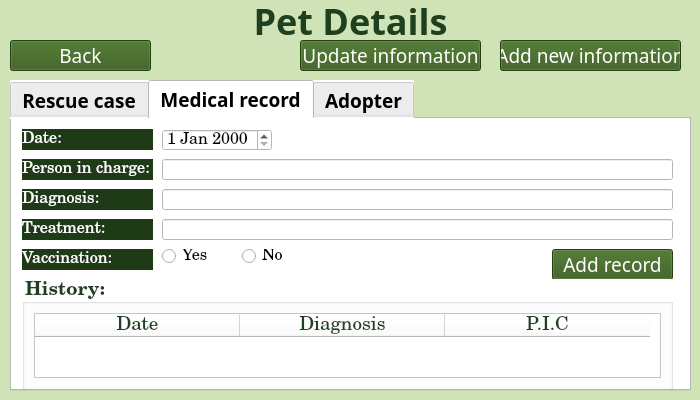
<?xml version="1.0" encoding="UTF-8"?>
<ui version="4.0">
 <class>MainWindow</class>
 <widget class="QMainWindow" name="MainWindow">
  <property name="geometry">
   <rect>
    <x>0</x>
    <y>0</y>
    <width>700</width>
    <height>400</height>
   </rect>
  </property>
  <property name="maximumSize">
   <size>
    <width>700</width>
    <height>400</height>
   </size>
  </property>
  <property name="windowTitle">
   <string>MainWindow</string>
  </property>
  <property name="styleSheet">
   <string notr="true">background-color: rgb(207, 227, 182);</string>
  </property>
  <widget class="QWidget" name="centralwidget">
   <widget class="QWidget" name="verticalLayoutWidget">
    <property name="geometry">
     <rect>
      <x>10</x>
      <y>0</y>
      <width>681</width>
      <height>41</height>
     </rect>
    </property>
    <layout class="QVBoxLayout" name="verticalLayout">
     <item>
      <widget class="QLabel" name="label">
       <property name="font">
        <font>
         <family>Kristen ITC</family>
         <pointsize>27</pointsize>
         <weight>75</weight>
         <bold>true</bold>
        </font>
       </property>
       <property name="styleSheet">
        <string notr="true">color: rgb(31, 64, 31);</string>
       </property>
       <property name="text">
        <string>Pet Details</string>
       </property>
       <property name="alignment">
        <set>Qt::AlignCenter</set>
       </property>
      </widget>
     </item>
    </layout>
   </widget>
   <widget class="QPushButton" name="pushButtonAdd">
    <property name="geometry">
     <rect>
      <x>500</x>
      <y>40</y>
      <width>181</width>
      <height>31</height>
     </rect>
    </property>
    <property name="font">
     <font>
      <family>Berlin Sans FB</family>
      <pointsize>14</pointsize>
      <weight>50</weight>
      <italic>false</italic>
      <bold>false</bold>
     </font>
    </property>
    <property name="cursor">
     <cursorShape>PointingHandCursor</cursorShape>
    </property>
    <property name="styleSheet">
     <string notr="true">background-color: rgb(51, 89, 23);
color: rgb(255, 255, 255);</string>
    </property>
    <property name="text">
     <string>Add new information</string>
    </property>
   </widget>
   <widget class="QPushButton" name="pushButtonUpdate">
    <property name="geometry">
     <rect>
      <x>300</x>
      <y>40</y>
      <width>181</width>
      <height>31</height>
     </rect>
    </property>
    <property name="font">
     <font>
      <family>Berlin Sans FB</family>
      <pointsize>14</pointsize>
      <weight>50</weight>
      <italic>false</italic>
      <bold>false</bold>
     </font>
    </property>
    <property name="cursor">
     <cursorShape>PointingHandCursor</cursorShape>
    </property>
    <property name="styleSheet">
     <string notr="true">background-color: rgb(51, 89, 23);
color: rgb(255, 255, 255);</string>
    </property>
    <property name="text">
     <string>Update information</string>
    </property>
   </widget>
   <widget class="QTabWidget" name="tabWidget">
    <property name="geometry">
     <rect>
      <x>10</x>
      <y>80</y>
      <width>681</width>
      <height>311</height>
     </rect>
    </property>
    <property name="font">
     <font>
      <family>PT Serif</family>
      <pointsize>14</pointsize>
      <weight>75</weight>
      <bold>true</bold>
     </font>
    </property>
    <property name="cursor">
     <cursorShape>PointingHandCursor</cursorShape>
    </property>
    <property name="styleSheet">
     <string notr="true">background-color: rgb(255, 255, 255);
color: rgb(0, 0, 0);</string>
    </property>
    <property name="currentIndex">
     <number>1</number>
    </property>
    <widget class="QWidget" name="tab">
     <attribute name="title">
      <string>Rescue case</string>
     </attribute>
     <widget class="QLabel" name="label_9">
      <property name="geometry">
       <rect>
        <x>10</x>
        <y>50</y>
        <width>91</width>
        <height>31</height>
       </rect>
      </property>
      <property name="font">
       <font>
        <family>Century Schoolbook</family>
        <pointsize>12</pointsize>
       </font>
      </property>
      <property name="styleSheet">
       <string notr="true">color: rgb(255, 255, 255);
background-color: rgb(31, 58, 22);</string>
      </property>
      <property name="text">
       <string>ID:</string>
      </property>
     </widget>
     <widget class="QLineEdit" name="lineEditLocation">
      <property name="geometry">
       <rect>
        <x>110</x>
        <y>90</y>
        <width>551</width>
        <height>31</height>
       </rect>
      </property>
      <property name="font">
       <font>
        <family>Century Schoolbook</family>
        <pointsize>12</pointsize>
       </font>
      </property>
     </widget>
     <widget class="QLabel" name="label_10">
      <property name="geometry">
       <rect>
        <x>10</x>
        <y>90</y>
        <width>91</width>
        <height>31</height>
       </rect>
      </property>
      <property name="font">
       <font>
        <family>Century Schoolbook</family>
        <pointsize>12</pointsize>
       </font>
      </property>
      <property name="styleSheet">
       <string notr="true">color: rgb(255, 255, 255);
background-color: rgb(31, 58, 22);</string>
      </property>
      <property name="text">
       <string>Location:</string>
      </property>
     </widget>
     <widget class="QLineEdit" name="lineEditPetId">
      <property name="geometry">
       <rect>
        <x>110</x>
        <y>50</y>
        <width>201</width>
        <height>31</height>
       </rect>
      </property>
      <property name="font">
       <font>
        <family>Century Schoolbook</family>
        <pointsize>12</pointsize>
       </font>
      </property>
      <property name="styleSheet">
       <string notr="true">color: rgb(0, 0, 0);</string>
      </property>
     </widget>
     <widget class="QLineEdit" name="lineEditStatus">
      <property name="geometry">
       <rect>
        <x>110</x>
        <y>130</y>
        <width>551</width>
        <height>31</height>
       </rect>
      </property>
      <property name="font">
       <font>
        <family>Century Schoolbook</family>
        <pointsize>12</pointsize>
       </font>
      </property>
     </widget>
     <widget class="QLineEdit" name="lineEditPetName">
      <property name="geometry">
       <rect>
        <x>110</x>
        <y>10</y>
        <width>551</width>
        <height>31</height>
       </rect>
      </property>
      <property name="font">
       <font>
        <family>Century Schoolbook</family>
        <pointsize>12</pointsize>
       </font>
      </property>
      <property name="styleSheet">
       <string notr="true">color: rgb(0, 0, 0);</string>
      </property>
     </widget>
     <widget class="QLabel" name="label_11">
      <property name="geometry">
       <rect>
        <x>10</x>
        <y>130</y>
        <width>91</width>
        <height>31</height>
       </rect>
      </property>
      <property name="font">
       <font>
        <family>Century Schoolbook</family>
        <pointsize>12</pointsize>
       </font>
      </property>
      <property name="styleSheet">
       <string notr="true">color: rgb(255, 255, 255);
background-color: rgb(31, 58, 22);</string>
      </property>
      <property name="text">
       <string>Status:</string>
      </property>
     </widget>
     <widget class="QLabel" name="label_12">
      <property name="geometry">
       <rect>
        <x>320</x>
        <y>50</y>
        <width>91</width>
        <height>31</height>
       </rect>
      </property>
      <property name="font">
       <font>
        <family>Century Schoolbook</family>
        <pointsize>12</pointsize>
       </font>
      </property>
      <property name="styleSheet">
       <string notr="true">color: rgb(255, 255, 255);
background-color: rgb(31, 58, 22);</string>
      </property>
      <property name="text">
       <string>Date:</string>
      </property>
     </widget>
     <widget class="QLabel" name="label_13">
      <property name="geometry">
       <rect>
        <x>10</x>
        <y>10</y>
        <width>91</width>
        <height>31</height>
       </rect>
      </property>
      <property name="font">
       <font>
        <family>Century Schoolbook</family>
        <pointsize>12</pointsize>
       </font>
      </property>
      <property name="styleSheet">
       <string notr="true">color: rgb(255, 255, 255);
background-color: rgb(31, 58, 22);</string>
      </property>
      <property name="text">
       <string>Name:</string>
      </property>
     </widget>
     <widget class="QLabel" name="label_14">
      <property name="geometry">
       <rect>
        <x>10</x>
        <y>170</y>
        <width>91</width>
        <height>31</height>
       </rect>
      </property>
      <property name="font">
       <font>
        <family>Century Schoolbook</family>
        <pointsize>12</pointsize>
       </font>
      </property>
      <property name="styleSheet">
       <string notr="true">color: rgb(255, 255, 255);
background-color: rgb(31, 58, 22);</string>
      </property>
      <property name="text">
       <string>Description:</string>
      </property>
     </widget>
     <widget class="QTextEdit" name="textEditDescription">
      <property name="geometry">
       <rect>
        <x>110</x>
        <y>170</y>
        <width>551</width>
        <height>101</height>
       </rect>
      </property>
      <property name="font">
       <font>
        <family>Century Schoolbook</family>
        <pointsize>12</pointsize>
       </font>
      </property>
      <property name="cursor" stdset="0">
       <cursorShape>IBeamCursor</cursorShape>
      </property>
     </widget>
     <widget class="QDateEdit" name="dateEditRescuDate">
      <property name="geometry">
       <rect>
        <x>420</x>
        <y>50</y>
        <width>241</width>
        <height>31</height>
       </rect>
      </property>
      <property name="font">
       <font>
        <family>Century Schoolbook</family>
        <pointsize>12</pointsize>
       </font>
      </property>
     </widget>
    </widget>
    <widget class="QWidget" name="tab_2">
     <attribute name="title">
      <string>Medical record</string>
     </attribute>
     <widget class="QLabel" name="label_3">
      <property name="geometry">
       <rect>
        <x>10</x>
        <y>10</y>
        <width>131</width>
        <height>21</height>
       </rect>
      </property>
      <property name="font">
       <font>
        <family>Century Schoolbook</family>
        <pointsize>12</pointsize>
       </font>
      </property>
      <property name="styleSheet">
       <string notr="true">color: rgb(255, 255, 255);
background-color: rgb(31, 58, 22);</string>
      </property>
      <property name="text">
       <string>Date:</string>
      </property>
     </widget>
     <widget class="QLabel" name="label_4">
      <property name="geometry">
       <rect>
        <x>10</x>
        <y>40</y>
        <width>131</width>
        <height>21</height>
       </rect>
      </property>
      <property name="font">
       <font>
        <family>Century Schoolbook</family>
        <pointsize>12</pointsize>
       </font>
      </property>
      <property name="styleSheet">
       <string notr="true">color: rgb(255, 255, 255);
background-color: rgb(31, 58, 22);</string>
      </property>
      <property name="text">
       <string>Person in charge:</string>
      </property>
     </widget>
     <widget class="QLabel" name="label_5">
      <property name="geometry">
       <rect>
        <x>10</x>
        <y>70</y>
        <width>131</width>
        <height>21</height>
       </rect>
      </property>
      <property name="font">
       <font>
        <family>Century Schoolbook</family>
        <pointsize>12</pointsize>
       </font>
      </property>
      <property name="styleSheet">
       <string notr="true">color: rgb(255, 255, 255);
background-color: rgb(31, 58, 22);</string>
      </property>
      <property name="text">
       <string>Diagnosis:</string>
      </property>
     </widget>
     <widget class="QLabel" name="label_6">
      <property name="geometry">
       <rect>
        <x>10</x>
        <y>100</y>
        <width>131</width>
        <height>21</height>
       </rect>
      </property>
      <property name="font">
       <font>
        <family>Century Schoolbook</family>
        <pointsize>12</pointsize>
       </font>
      </property>
      <property name="styleSheet">
       <string notr="true">color: rgb(255, 255, 255);
background-color: rgb(31, 58, 22);</string>
      </property>
      <property name="text">
       <string>Treatment:</string>
      </property>
     </widget>
     <widget class="QLabel" name="label_8">
      <property name="geometry">
       <rect>
        <x>10</x>
        <y>130</y>
        <width>131</width>
        <height>21</height>
       </rect>
      </property>
      <property name="font">
       <font>
        <family>Century Schoolbook</family>
        <pointsize>12</pointsize>
       </font>
      </property>
      <property name="styleSheet">
       <string notr="true">color: rgb(255, 255, 255);
background-color: rgb(31, 58, 22);</string>
      </property>
      <property name="text">
       <string>Vaccination:</string>
      </property>
     </widget>
     <widget class="QLineEdit" name="lineEditTreatment">
      <property name="geometry">
       <rect>
        <x>150</x>
        <y>100</y>
        <width>511</width>
        <height>21</height>
       </rect>
      </property>
      <property name="font">
       <font>
        <family>Century Schoolbook</family>
        <pointsize>12</pointsize>
       </font>
      </property>
     </widget>
     <widget class="QLineEdit" name="lineEditDiagnosis">
      <property name="geometry">
       <rect>
        <x>150</x>
        <y>70</y>
        <width>511</width>
        <height>21</height>
       </rect>
      </property>
      <property name="font">
       <font>
        <family>Century Schoolbook</family>
        <pointsize>12</pointsize>
       </font>
      </property>
     </widget>
     <widget class="QLineEdit" name="lineEditPIC">
      <property name="geometry">
       <rect>
        <x>150</x>
        <y>40</y>
        <width>511</width>
        <height>21</height>
       </rect>
      </property>
      <property name="font">
       <font>
        <family>Century Schoolbook</family>
        <pointsize>12</pointsize>
       </font>
      </property>
     </widget>
     <widget class="QDateEdit" name="dateEditMedicalDate">
      <property name="geometry">
       <rect>
        <x>150</x>
        <y>10</y>
        <width>110</width>
        <height>22</height>
       </rect>
      </property>
      <property name="font">
       <font>
        <family>Century Schoolbook</family>
        <pointsize>12</pointsize>
       </font>
      </property>
     </widget>
     <widget class="QRadioButton" name="radioButtonYes">
      <property name="geometry">
       <rect>
        <x>150</x>
        <y>130</y>
        <width>62</width>
        <height>14</height>
       </rect>
      </property>
      <property name="font">
       <font>
        <family>Century Schoolbook</family>
        <pointsize>12</pointsize>
       </font>
      </property>
      <property name="text">
       <string>Yes</string>
      </property>
     </widget>
     <widget class="QRadioButton" name="radioButtonNo">
      <property name="geometry">
       <rect>
        <x>230</x>
        <y>130</y>
        <width>62</width>
        <height>14</height>
       </rect>
      </property>
      <property name="font">
       <font>
        <family>Century Schoolbook</family>
        <pointsize>12</pointsize>
       </font>
      </property>
      <property name="text">
       <string>No</string>
      </property>
     </widget>
     <widget class="QPushButton" name="pushButtonAddRecord">
      <property name="geometry">
       <rect>
        <x>540</x>
        <y>130</y>
        <width>121</width>
        <height>31</height>
       </rect>
      </property>
      <property name="font">
       <font>
        <family>Berlin Sans FB</family>
        <pointsize>14</pointsize>
        <weight>50</weight>
        <italic>false</italic>
        <bold>false</bold>
       </font>
      </property>
      <property name="cursor">
       <cursorShape>PointingHandCursor</cursorShape>
      </property>
      <property name="styleSheet">
       <string notr="true">background-color: rgb(51, 89, 23);
color: rgb(255, 255, 255);
</string>
      </property>
      <property name="text">
       <string>Add record</string>
      </property>
     </widget>
     <widget class="QGroupBox" name="groupBoxHistory">
      <property name="geometry">
       <rect>
        <x>10</x>
        <y>160</y>
        <width>651</width>
        <height>111</height>
       </rect>
      </property>
      <property name="font">
       <font>
        <family>Century Schoolbook</family>
        <pointsize>14</pointsize>
        <weight>75</weight>
        <bold>true</bold>
       </font>
      </property>
      <property name="styleSheet">
       <string notr="true">color: rgb(31, 64, 31);</string>
      </property>
      <property name="title">
       <string>History:</string>
      </property>
      <layout class="QHBoxLayout" name="horizontalLayout">
       <item>
        <layout class="QVBoxLayout" name="verticalLayout_2">
         <item>
          <widget class="QTableWidget" name="tableWidget">
           <property name="minimumSize">
            <size>
             <width>0</width>
             <height>0</height>
            </size>
           </property>
           <property name="maximumSize">
            <size>
             <width>16777215</width>
             <height>16777215</height>
            </size>
           </property>
           <property name="font">
            <font>
             <family>Century Schoolbook</family>
             <pointsize>14</pointsize>
            </font>
           </property>
           <property name="styleSheet">
            <string notr="true"/>
           </property>
           <attribute name="horizontalHeaderDefaultSectionSize">
            <number>205</number>
           </attribute>
           <attribute name="horizontalHeaderMinimumSectionSize">
            <number>24</number>
           </attribute>
           <column>
            <property name="text">
             <string>Date</string>
            </property>
            <property name="font">
             <font>
              <family>Century Schoolbook</family>
              <pointsize>14</pointsize>
             </font>
            </property>
           </column>
           <column>
            <property name="text">
             <string>Diagnosis</string>
            </property>
            <property name="font">
             <font>
              <family>Century Schoolbook</family>
              <pointsize>14</pointsize>
             </font>
            </property>
           </column>
           <column>
            <property name="text">
             <string>P.I.C</string>
            </property>
            <property name="font">
             <font>
              <family>Century Schoolbook</family>
              <pointsize>14</pointsize>
             </font>
            </property>
           </column>
          </widget>
         </item>
        </layout>
       </item>
      </layout>
     </widget>
    </widget>
    <widget class="QWidget" name="tab_3">
     <attribute name="title">
      <string>Adopter</string>
     </attribute>
     <widget class="QLabel" name="label_2">
      <property name="geometry">
       <rect>
        <x>10</x>
        <y>10</y>
        <width>111</width>
        <height>31</height>
       </rect>
      </property>
      <property name="font">
       <font>
        <family>Century Schoolbook</family>
        <pointsize>12</pointsize>
       </font>
      </property>
      <property name="styleSheet">
       <string notr="true">color: rgb(255, 255, 255);
background-color: rgb(31, 58, 22);</string>
      </property>
      <property name="text">
       <string>Full name:</string>
      </property>
     </widget>
     <widget class="QLabel" name="label_7">
      <property name="geometry">
       <rect>
        <x>10</x>
        <y>50</y>
        <width>111</width>
        <height>31</height>
       </rect>
      </property>
      <property name="font">
       <font>
        <family>Century Schoolbook</family>
        <pointsize>12</pointsize>
       </font>
      </property>
      <property name="styleSheet">
       <string notr="true">color: rgb(255, 255, 255);
background-color: rgb(31, 58, 22);</string>
      </property>
      <property name="text">
       <string>ID:</string>
      </property>
     </widget>
     <widget class="QLabel" name="label_15">
      <property name="geometry">
       <rect>
        <x>10</x>
        <y>90</y>
        <width>111</width>
        <height>31</height>
       </rect>
      </property>
      <property name="font">
       <font>
        <family>Century Schoolbook</family>
        <pointsize>12</pointsize>
       </font>
      </property>
      <property name="styleSheet">
       <string notr="true">color: rgb(255, 255, 255);
background-color: rgb(31, 58, 22);</string>
      </property>
      <property name="text">
       <string>Phone number:</string>
      </property>
     </widget>
     <widget class="QLabel" name="label_16">
      <property name="geometry">
       <rect>
        <x>10</x>
        <y>130</y>
        <width>111</width>
        <height>31</height>
       </rect>
      </property>
      <property name="font">
       <font>
        <family>Century Schoolbook</family>
        <pointsize>12</pointsize>
       </font>
      </property>
      <property name="styleSheet">
       <string notr="true">color: rgb(255, 255, 255);
background-color: rgb(31, 58, 22);</string>
      </property>
      <property name="text">
       <string>Address:</string>
      </property>
     </widget>
     <widget class="QLabel" name="label_17">
      <property name="geometry">
       <rect>
        <x>10</x>
        <y>170</y>
        <width>111</width>
        <height>31</height>
       </rect>
      </property>
      <property name="font">
       <font>
        <family>Century Schoolbook</family>
        <pointsize>12</pointsize>
       </font>
      </property>
      <property name="styleSheet">
       <string notr="true">color: rgb(255, 255, 255);
background-color: rgb(31, 58, 22);</string>
      </property>
      <property name="text">
       <string>Adopted date:</string>
      </property>
     </widget>
     <widget class="QLineEdit" name="lineEditAdopterName">
      <property name="geometry">
       <rect>
        <x>140</x>
        <y>10</y>
        <width>521</width>
        <height>31</height>
       </rect>
      </property>
      <property name="font">
       <font>
        <family>Century Schoolbook</family>
        <pointsize>12</pointsize>
       </font>
      </property>
     </widget>
     <widget class="QLineEdit" name="lineEditAdopterId">
      <property name="geometry">
       <rect>
        <x>140</x>
        <y>50</y>
        <width>521</width>
        <height>31</height>
       </rect>
      </property>
      <property name="font">
       <font>
        <family>Century Schoolbook</family>
        <pointsize>12</pointsize>
       </font>
      </property>
     </widget>
     <widget class="QLineEdit" name="lineEditPhoneNumber">
      <property name="geometry">
       <rect>
        <x>140</x>
        <y>90</y>
        <width>521</width>
        <height>31</height>
       </rect>
      </property>
      <property name="font">
       <font>
        <family>Century Schoolbook</family>
        <pointsize>12</pointsize>
       </font>
      </property>
     </widget>
     <widget class="QLineEdit" name="lineEditAddress">
      <property name="geometry">
       <rect>
        <x>140</x>
        <y>130</y>
        <width>521</width>
        <height>31</height>
       </rect>
      </property>
      <property name="font">
       <font>
        <family>Century Schoolbook</family>
        <pointsize>12</pointsize>
       </font>
      </property>
     </widget>
     <widget class="QDateEdit" name="dateEditAdoptDate">
      <property name="geometry">
       <rect>
        <x>140</x>
        <y>170</y>
        <width>161</width>
        <height>31</height>
       </rect>
      </property>
      <property name="font">
       <font>
        <family>Century Schoolbook</family>
        <pointsize>12</pointsize>
       </font>
      </property>
     </widget>
    </widget>
   </widget>
   <widget class="QPushButton" name="pushButtonBack">
    <property name="geometry">
     <rect>
      <x>10</x>
      <y>40</y>
      <width>141</width>
      <height>31</height>
     </rect>
    </property>
    <property name="font">
     <font>
      <family>Berlin Sans FB</family>
      <pointsize>14</pointsize>
      <weight>50</weight>
      <italic>false</italic>
      <bold>false</bold>
     </font>
    </property>
    <property name="cursor">
     <cursorShape>PointingHandCursor</cursorShape>
    </property>
    <property name="styleSheet">
     <string notr="true">background-color: rgb(51, 89, 23);
color: rgb(255, 255, 255);</string>
    </property>
    <property name="text">
     <string>Back</string>
    </property>
   </widget>
   <zorder>tabWidget</zorder>
   <zorder>verticalLayoutWidget</zorder>
   <zorder>pushButtonAdd</zorder>
   <zorder>pushButtonUpdate</zorder>
   <zorder>pushButtonBack</zorder>
  </widget>
 </widget>
 <resources/>
 <connections/>
</ui>
